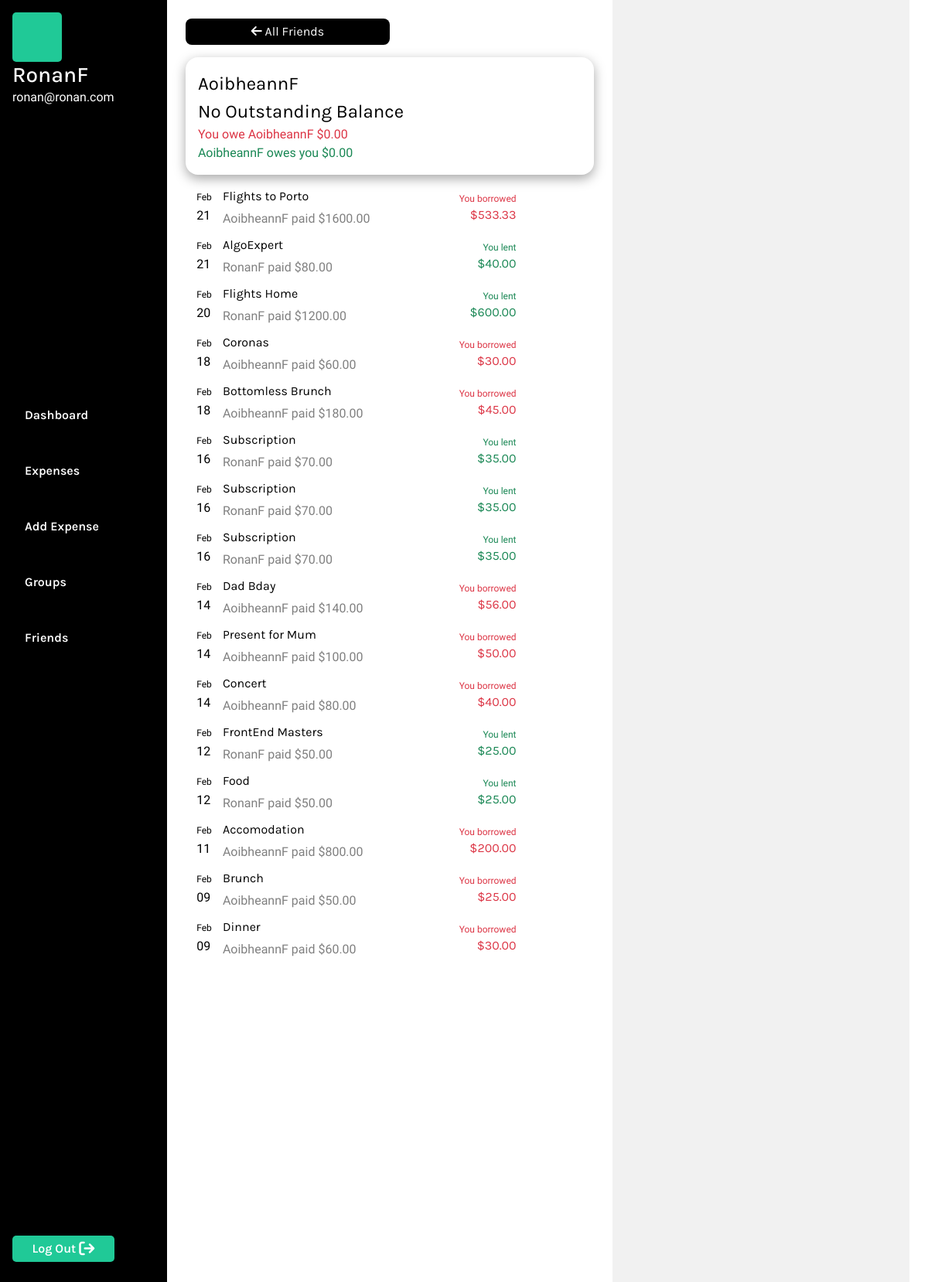
/friends/1 (signed in), run on the app's committed database.
### MainApp/models.py (models this page shows, shortened)
class User(AbstractUser):
    pass

class Owing(models.Model):
    expense = models.ForeignKey(Expense, on_delete=models.CASCADE, related_name="sub_expenses")
    user = models.ForeignKey(User, on_delete=models.CASCADE, related_name="amounts_owed")
    amount = models.DecimalField(max_digits=10, decimal_places=2)
    paid = models.BooleanField(default=False)
    remaining_balance = models.DecimalField(max_digits=10, decimal_places=2, default=0.00)

class Expense(models.Model):
    CURRENCY_CHOICES = [
        ('CAD', 'CAD - Canadian Dollar'),
        ('GBP', 'GBP - British Pound Sterling'),
        ('AUD', 'AUD - Australian Dollar'),
        ('EUR', 'EUR - Euro'),
        ('USD', 'USD - United States Dollar'),
    ]
    amount = models.DecimalField(max_digits=10, decimal_places=2)
    remaining_balance = models.DecimalField(max_digits=10, decimal_places=2, default=0.00)
    description = models.CharField(max_length=100)
    date_added = models.DateTimeField(auto_now_add=True)
    payment_group = models.ForeignKey(PaymentGroup, on_delete=models.CASCADE, related_name="expenses",  null=True, blank=True)
    created_by_user = models.ForeignKey(User, on_delete=models.CASCADE, related_name="created_expenses")
    currency = models.CharField(max_length=3, choices=CURRENCY_CHOICES)
    paid = models.BooleanField(default=False)

### MainApp/views.py (the view)
# urls.py: path('friends/<int:friend_id>', views.individualFriend, name ="individual_friend"),
@login_required
def individualFriend(request, friend_id):
    user = request.user
    friend = User.objects.get(id=friend_id)
    print(f'friend is {friend}')
    owed_by_me = Owing.objects.filter(user=user, expense__created_by_user = friend, paid=False).aggregate(total_amount=Sum('remaining_balance'))['total_amount'] or 0
    owed_to_me = Owing.objects.filter(user=friend, expense__created_by_user=user, paid=False).aggregate(total_amount=Sum('remaining_balance'))['total_amount'] or 0
    net_total_owed = owed_to_me - owed_by_me
    friend_expenses = Owing.objects.filter(
        Q(user=friend, expense__created_by_user=user) |
        Q(user=user, expense__created_by_user=friend)
    ).order_by('-expense__date_added')
    return render(request, "MainApp/individualfriend.html", {
        "user": user,
        "friend": friend,
        "net_total": net_total_owed,
        "owed_by_me": owed_by_me,
        "owed_to_me": owed_to_me,
        "friend_expenses": friend_expenses
    })

### MainApp/templates/MainApp/individualfriend.html (shortened to what this page needs)
{% extends "MainApp/layout.html" %}
{% block body %}
    <div class="section-container">
        <div style="padding: 0;" class="individualPageContainer">
            <div id="individualFriendContainer">
                <button class="backBtn"><i class="fa-solid fa-arrow-left" style="color: #ffffff;"></i><a href="{% url 'add_friend' %}"> All Friends</a></button>
                <div class="friendSummary">
                        <p class="group-title">{{ friend }}</p>
                        {% if net_total < 0 %}
                            <p class="group-amount borrowed">You owe ${{ net_total|floatformat:2 }}</p>
                        {% elif net_total > 0 %}
                            <p class="group-amount lent">You're owed ${{ net_total|floatformat:2 }}</p>
                        {% else %}
                            <p class="group-amount">No Outstanding Balance</p>
                        {% endif %}
                        <p class="borrowed" id="userTitle" name="{{ user }}">You owe {{ friend }} ${{ owed_by_me|floatformat:2 }}</p>
                        <p class="lent" id="friendTitle" name="{{ friend }}">{{ friend }} owes you ${{ owed_to_me|floatformat:2 }}</p>
                </div>
                <div class="individualFriendOwedByContainer">
                    <div class="owed-by-list">
                    {% for expense in friend_expenses %}
                        <div style="display: flex; align-items: center;">
                            <li class="owing-item">
                                <div class="owing-item-part-1">
                                    <div class="group-expense-date">
                                        <p class="expense-month">{{ expense.expense.date_added|date:"M"  }}</p>
                                        <p class="expense-day">{{ expense.expense.date_added|date:"d"  }}</p>
                                    </div>
                                    <div class="owing-summary">
                                        <a class="owing-header" href="{% url 'individual_expense' expense.expense.id %}">
                                            {{ expense.expense.description }}
                                        </a>
                                        <div class="owing-sub-header">
                                            <p>{{ expense.expense.created_by_user }} paid ${{ expense.expense.amount|floatformat:2 }}</p>
                                        </div>
                                    </div>
                                </div>
                                <div style="display: grid; justify-items: end;">
                                    {% if expense.expense.created_by_user == user %}
                                        <p class="lent-borrowed-status lent">You lent</p>
                                        <p class="owing-amount lent">${{ expense.amount|floatformat:2 }}</p>
                                    {% else %}
                                        <p class="lent-borrowed-status borrowed">You borrowed</p>
                                        <p class="owing-amount borrowed">${{ expense.amount|floatformat:2 }}</p>
                                    {% endif %}
                                </div>
                            </li>
                        </div>
                    {% endfor %}
                    </div>
                </div>
            </div>
            <div id="makePaymentSection">
                <form id="makePaymentForm"></form>
            </div>
        </div>
    </div>
{% endblock %}

### MainApp/templates/MainApp/layout.html (shortened to what this page needs)
{% load static %}
<!DOCTYPE html>
<html lang="en">
    <head>
        <link rel="stylesheet" href="https://cdn.jsdelivr.net/npm/bootstrap@4.3.1/dist/css/bootstrap.min.css">
        <link href="{% static 'MainApp/styles.css' %}" rel="stylesheet">
    </head>
    <body class="main">
        {% if user.is_authenticated %}
            <div id="nav-section">
                <div id="nav-container">
                    <div id="logged-in-status">
                        <div id="userProfileImg"></div>
                        {% if user.is_authenticated %}
                            <h3>{{ user.username }}</h3>
                        {% else %}
                            Not signed in.
                        {% endif %}
                        <p>{{ user.email }}</p>
                    </div>
                    <ul id="nav">
                        {% if user.is_authenticated %}
                            <li class="nav-item">
                                <a class="nav-link" href="{% url 'index' %}">Dashboard</a>
                            </li>
                            <li class="nav-item">
                                <a class="nav-link" href="{% url 'expenses' %}">Expenses</a>
                            </li>
                            <li class="nav-item">
                                <a class="nav-link" href="{% url 'add_expense' %}">Add Expense</a>
                            </li>
                            <li class="nav-item">
                                <a class="nav-link" href="{% url 'groups' %}">Groups</a>
                            </li>
                            <li class="nav-item">
                                <a class="nav-link" href="{% url 'add_friend' %}">Friends</a>
                            </li>
                        {% endif %}
                    </ul>
                    <div id="logout">
                        {% if user.is_authenticated %}
                            <button class="logoutBtn">
                                <a class="logoutLink" href="{% url 'logout' %}">Log Out</a>
                                <i class="fa-solid fa-arrow-right-from-bracket fa-lg" style="color: #ffffff;"></i>
                            </button>
                        {% endif %}
                    </div>
                </div>
            </div>
        {% endif %}
        {% block body %}
        {% endblock %}
    </body>
</html>

### MainApp/static/MainApp/styles.css (style rules this page uses)
:root { --background-color: #5CDB95; --accent-color: black; --text-color: white; --secondary-color: #379683; --light-green: #8EE4AF; --background-grey: #F5F5F5; --dashboard-background: #F1F1F1; --btn-color: #20c997; --secondary-color: #379683; --light-green: #8EE4AF; --warning-color: #dc3545; --secondary-font: 'Inconsolata', monospace; --primary-font: 'Karla', sans-serif; --xbold: 900; --bold: 600; --light: 300; --xlarge: 72px; --large: 48px; --medium: 24px; --small: 16px; --xsmall: 12px; }
.main { padding: 0; margin: 0; background-color: var(--accent-color); font-family: var(--secondary-font); color: var(--accent-color); display: flex; justify-content: space-between; align-content: center; }
#nav-section { width: 18vw; display: grid; height: 100vh; }
#nav-container { display: grid; justify-content: start; align-items: start; color: var(--accent-color); font-family: var(--secondary-font); padding: 0; margin: 1rem; background-color: var(--accent-color); width: 18vw; }
#logged-in-status { color: var(--text-color); }
#logged-in-status h3 { margin: 0; padding: 0; font-family: var(--primary-font); }
#userProfileImg { height: 4rem; width: 4rem; background-color: #20c997; border-radius: 5px; }
#nav { background-color: var(--accent-color); list-style: none; display: grid; justify-content: start; align-content: center; padding: 0; margin: 0; background-color: var(--accent-color); }
.nav-item { padding: 1rem 0 1rem 0; margin: 0; }
.nav-link { text-decoration: none; color: var(--text-color); font-size: var(--small); font-weight: var(--bold); font-family: var(--primary-font); }
#logout { align-self: end; }
.logoutBtn { background-color: var(--btn-color); border: none; border-radius: 5px; padding: 5px 15px 5px 15px; margin: 10px 0 10px 0; width: 100%; }
.logoutLink { text-decoration: none; color: var(--text-color); font-size: var(--small); font-weight: var(--bold); font-family: var(--primary-font); }
.section-container { padding: 0; margin: 0; display: grid; background-color: var(--text-color); height: 100vh; width: 82vw; align-self: center; }
button { border: none; padding: 5px 10px 5px 10px; }
a { text-decoration: none; color: black; }
h1, h2, h3, h4, h5, h6, p { margin: 0; padding: 0; }
.owing-item { display: flex; width: 83.5%; align-items: center; justify-content: space-between; margin: 0 0 10px 0; }
.owing-item-part-1 { display: flex; align-items: center; }
.owing-summary { display: grid; }
.owing-header { font-family: var(--primary-font); text-decoration: none; margin: 0; padding: 0 0 5px 0; color: var(--accent-color); }
.owing-sub-header { display: grid; color: grey; }
.owing-sub-header p { padding: 0; margin: 0; }
.owing-amount { font-family: var(--primary-font); }
.individualPageContainer { width: 80vw; display: flex; }
.backBtn { border-radius: 8px; background-color: black; font-family: var(--primary-font); color: var(--text-color); width: 50%; }
.backBtn a { color: var(--text-color); }
.group-title { font-family: var(--primary-font); }
.group-expense-date { height: 3rem; width: 3rem; display: grid; justify-content: center; align-items: center; }
.group-title { font-size: var(--medium); }
.group-amount { font-size: var(--medium); font-family: var(--primary-font); }
.expense-month { font-size: var(--xsmall); }
.lent { color: #198754; }
.borrowed { color: var(--warning-color); }
.lent-borrowed-status { font-size: var(--xsmall); }
#individualFriendContainer { padding: 1.5rem; width: 60%; }
.friendSummary { width: 100%; border-radius: 1rem; padding: 1rem; margin: 1rem 0 1rem 0; display: grid; flex-direction: column; align-items: center; justify-content: start; color: black; box-shadow: rgba(0, 0, 0, 0.35) 0px 5px 15px; }
.individualFriendOwedByContainer { width: 100%; padding-right: 1rem; height: 60vh; overflow-y: auto; }
#makePaymentSection { width: 40%; padding: 0; background-color: var(--dashboard-background); }
#makePaymentForm { display: grid; padding: 1.5rem; margin-top: 5rem; }

### data on the page
User: username "RonanF", email "ronan@ronan.com"
User: username "AoibheannF"
Owing: expense.date_added "Feb", expense.date_added "21", expense.description "Flights to Porto", expense.created_by_user "AoibheannF", expense.amount "1600.00", amount "533.33"
Owing: expense.date_added "Feb", expense.date_added "21", expense.description "AlgoExpert", expense.created_by_user "RonanF", expense.amount "80.00", amount "40.00"
Owing: expense.date_added "Feb", expense.date_added "20", expense.description "Flights Home", expense.created_by_user "RonanF", expense.amount "1200.00", amount "600.00"
Owing: expense.date_added "Feb", expense.date_added "18", expense.description "Coronas", expense.created_by_user "AoibheannF", expense.amount "60.00", amount "30.00"
Owing: expense.date_added "Feb", expense.date_added "18", expense.description "Bottomless Brunch", expense.created_by_user "AoibheannF", expense.amount "180.00", amount "45.00"
Owing: expense.date_added "Feb", expense.date_added "16", expense.description "Subscription", expense.created_by_user "RonanF", expense.amount "70.00", amount "35.00"
Owing: expense.date_added "Feb", expense.date_added "16", expense.description "Subscription", expense.created_by_user "RonanF", expense.amount "70.00", amount "35.00"
Owing: expense.date_added "Feb", expense.date_added "16", expense.description "Subscription", expense.created_by_user "RonanF", expense.amount "70.00", amount "35.00"
Owing: expense.date_added "Feb", expense.date_added "14", expense.description "Dad Bday", expense.created_by_user "AoibheannF", expense.amount "140.00", amount "56.00"
Owing: expense.date_added "Feb", expense.date_added "14", expense.description "Present for Mum", expense.created_by_user "AoibheannF", expense.amount "100.00", amount "50.00"
Owing: expense.date_added "Feb", expense.date_added "14", expense.description "Concert", expense.created_by_user "AoibheannF", expense.amount "80.00", amount "40.00"
Owing: expense.date_added "Feb", expense.date_added "12", expense.description "FrontEnd Masters", expense.created_by_user "RonanF", expense.amount "50.00", amount "25.00"
Owing: expense.date_added "Feb", expense.date_added "12", expense.description "Food", expense.created_by_user "RonanF", expense.amount "50.00", amount "25.00"
Owing: expense.date_added "Feb", expense.date_added "11", expense.description "Accomodation", expense.created_by_user "AoibheannF", expense.amount "800.00", amount "200.00"
Owing: expense.date_added "Feb", expense.date_added "09", expense.description "Brunch", expense.created_by_user "AoibheannF", expense.amount "50.00", amount "25.00"
Owing: expense.date_added "Feb", expense.date_added "09", expense.description "Dinner", expense.created_by_user "AoibheannF", expense.amount "60.00", amount "30.00"

### other printed values
{{ owed_by_me|floatformat:2 }} "0.00"
{{ owed_to_me|floatformat:2 }} "0.00"
